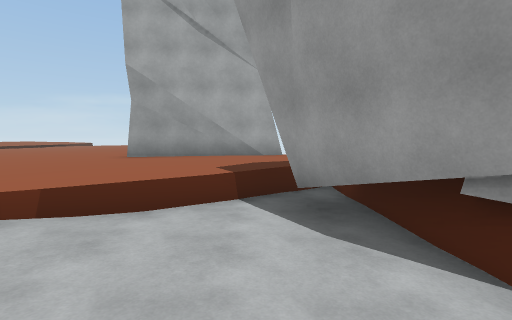
view 1 (above)

14 first-person views from a walk through a scene from a Unity 3-D project. The camera is 1.5 m above the floor, tilts 4° down and sees 85° across. The floor is counted in squares, 2 m on a side. Each view is taken from the middle of a square. On the plan, view 1 faces up. The plan holds only what a view shows up to about 10 squares ahead; the rest is blank. The place goes on beyond the plan. The player is left out. Some animated figures are left out.

view 2
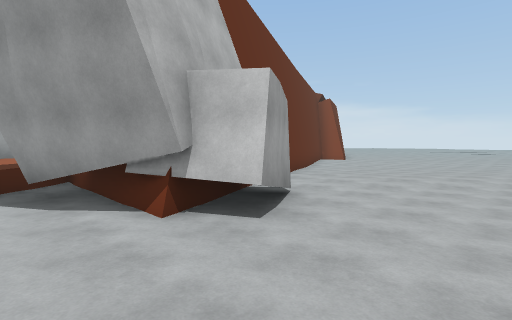

view 3
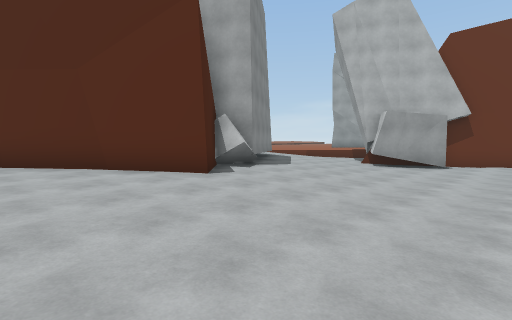

view 4
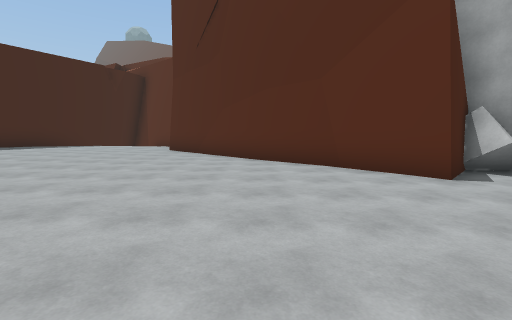

view 5
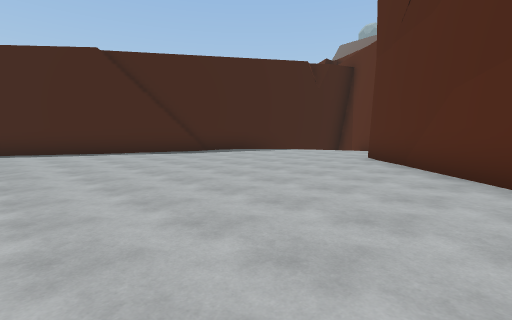

view 6
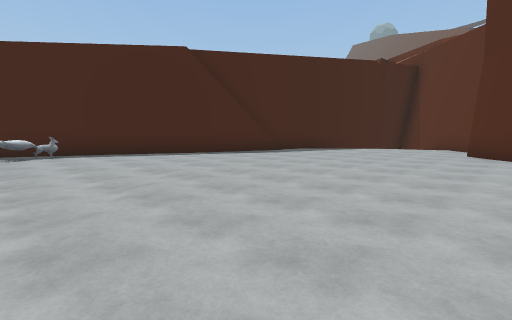

view 7
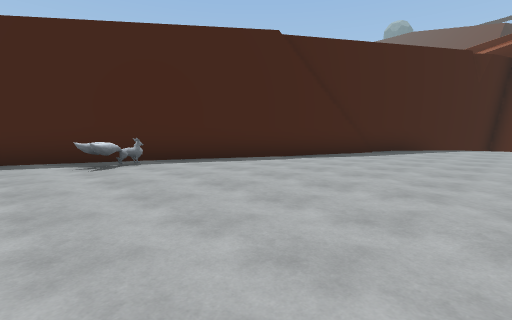

view 8
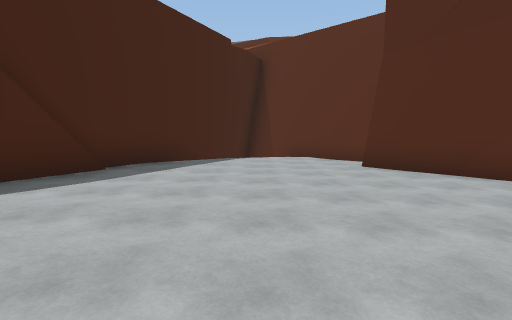

view 9
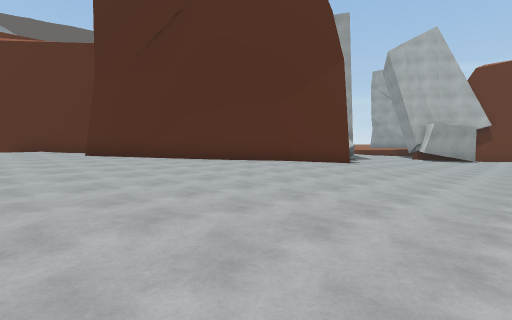

view 10
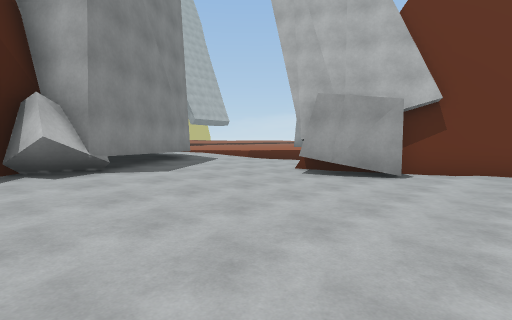

view 11
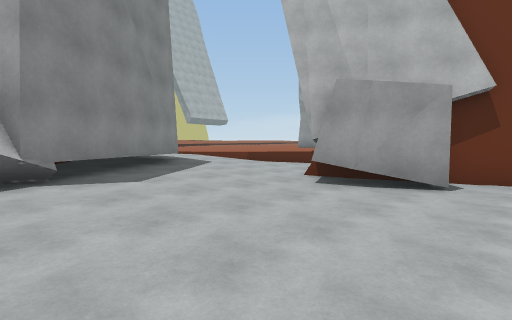

view 12
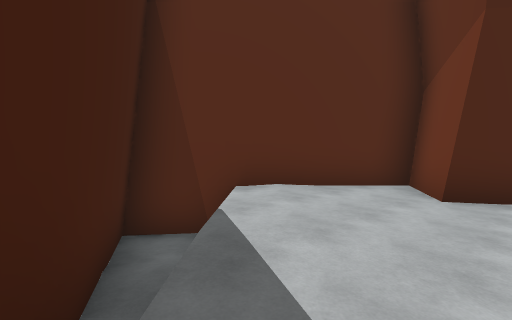

view 13
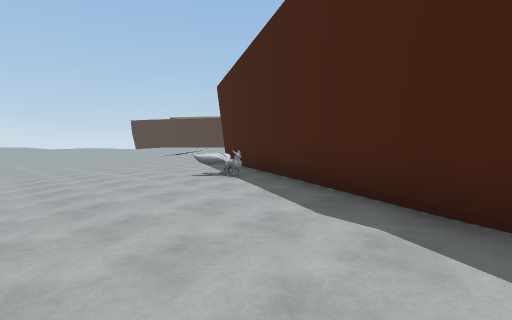

view 14
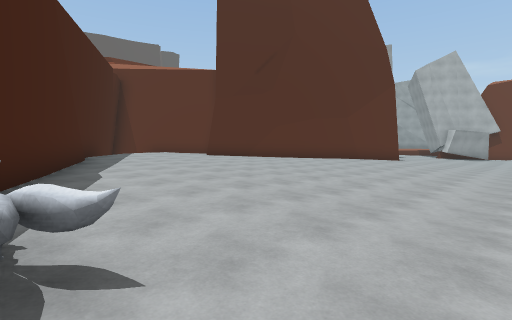

### Floor plan
Key: @ floor where view 1 was taken; # wall or solid block; . main floor; : floor 0.25 m higher than the main floor; - floor 0.25 m lower than the main floor; + floor 0.5 m higher than the main floor; _ floor 0.5 m lower than the main floor; < floor 0.75 m lower than the main floor; / step, stairs or slope; = window, fence, low wall or low ledge; v drop or lower ground; O other object.
Columns run from 9 left of view 1 to 6 right of it. Each row starts with its distance up from view 1.
  9   ....
  8   ....####v
  7    .....::/
  6    .......:
  5     ......v
  4      ....=##
  3       .//<## ###
  2       //__####<<
  1      .-/__<###<<
  0      ../_@_<<<<<
 -1        #-___<<<<
 -2        ##-__<<<<
 -3        ###___<<<
 -4          #-__<<<
 -5          #--__<<
 -6          ##-___<
 -7         ##.--__<
 -8        ##..--___
 -9       ##....--__
-10      ##......--_
-11   ####.......---
-12   #:#:........--
-13  ##::::........-
-14 ##++::::.......-
-15 #vv++:::::......
-16 ###v++:::::.....
-17   ###++:::::....
-18     ####::::::..
-19        ###::::..
-20          ###:O:.
-21            ###:.
-22              ###

Where each view was taken, in squares from view 1:
view 1: 0 up, 0 right, facing up
view 2: 2 down, 0 right, facing up-right
view 3: 9 down, 6 right, facing up-left
view 4: 9 down, 6 right, facing left
view 5: 9 down, 3 right, facing down-left
view 6: 11 down, 5 right, facing down-left
view 7: 14 down, 6 right, facing down-left
view 8: 15 down, 2 right, facing left
view 9: 15 down, 6 right, facing up-left
view 10: 5 down, 6 right, facing up-left
view 11: 4 down, 5 right, facing up-left
view 12: 17 down, 4 left, facing up-left
view 13: 16 down, 1 left, facing down-right
view 14: 20 down, 6 right, facing up-left
